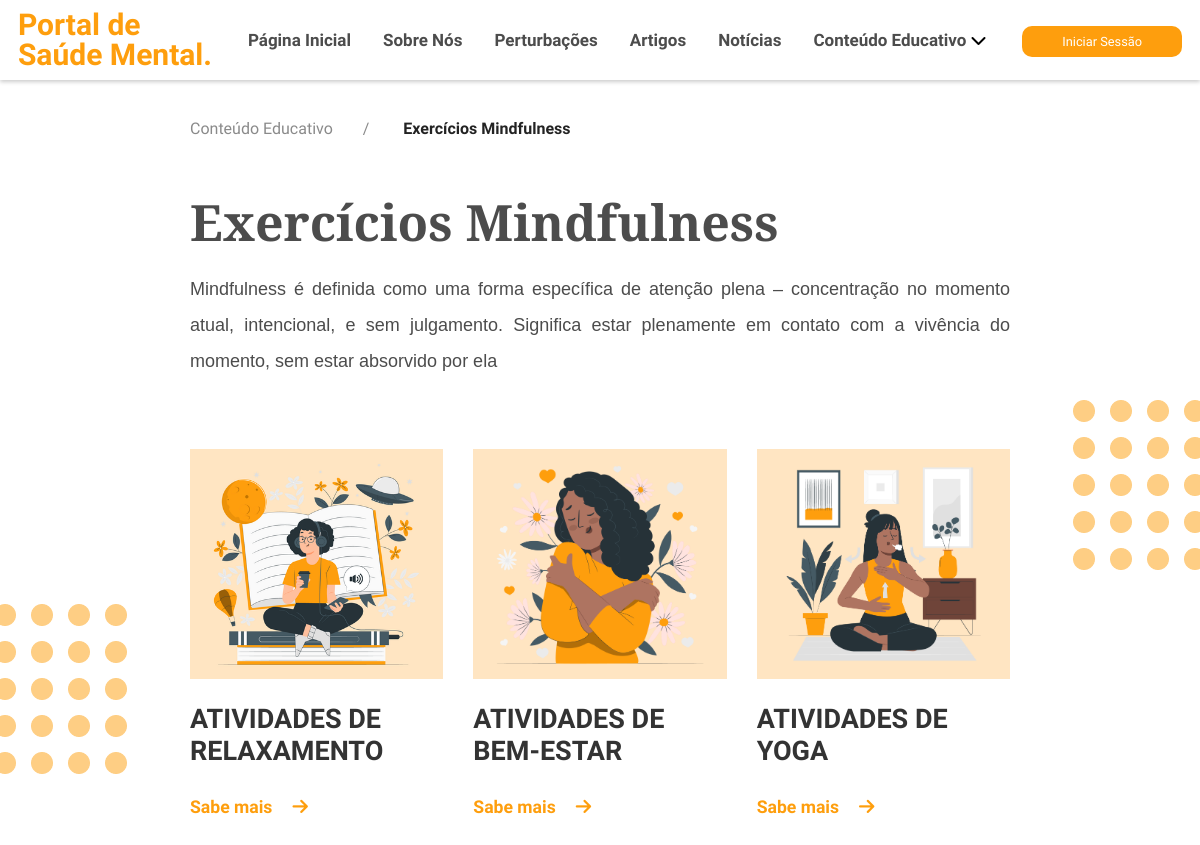
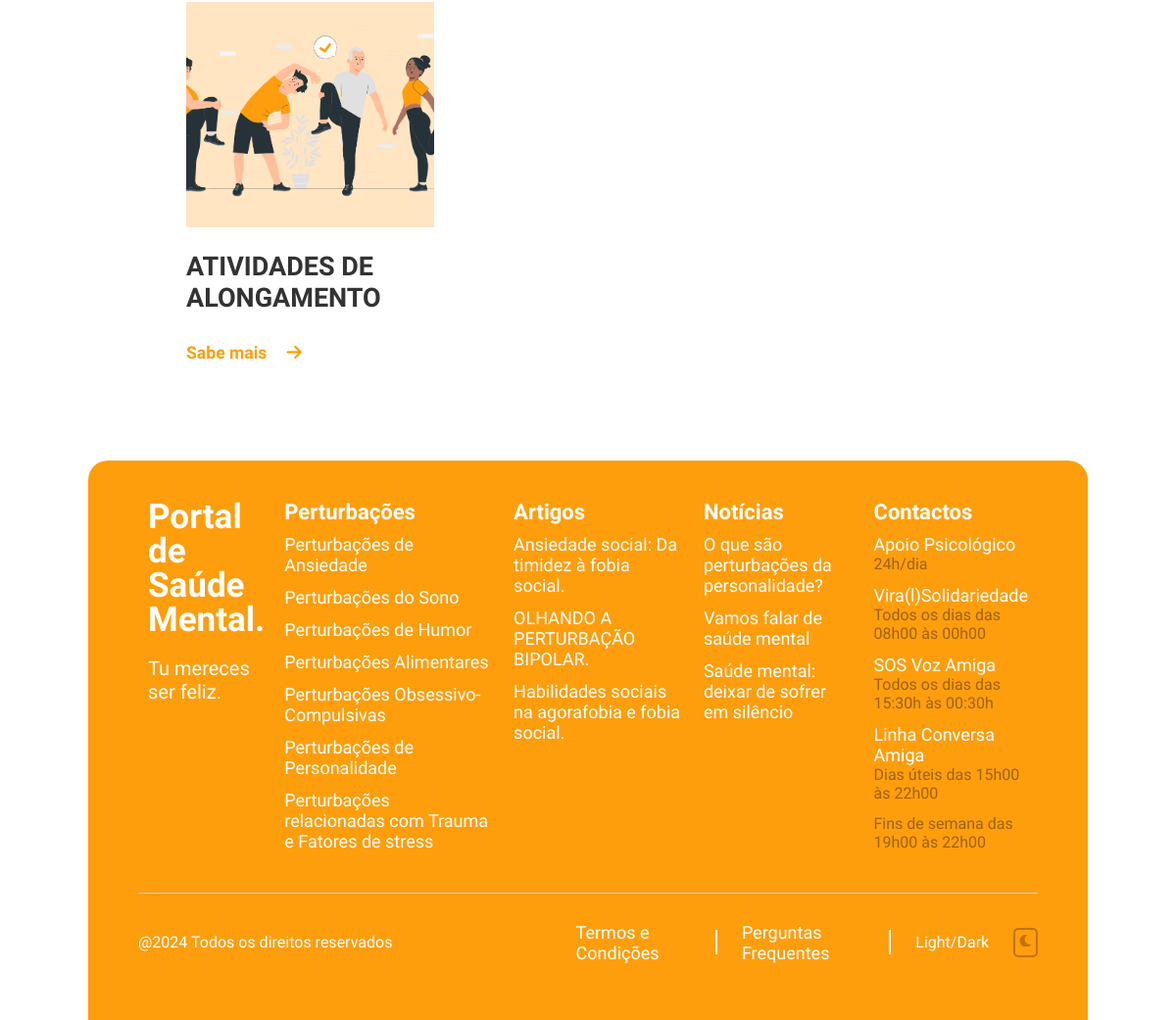
Page /conteudo-educativo/exercicios-mindfulness/index.php on the committed database (2 pictures, top to bottom).
### tables this page shows
CREATE TABLE `exercicios_mindfulness` (
  `exercicios_mindfulness_id` int(11) NOT NULL,
  `nome` varchar(1000) NOT NULL,
  `banner` mediumtext NOT NULL,
  `definicao` varchar(1000) NOT NULL
);

CREATE TABLE `perturbacoes` (
  `perturbacoes_id` int(11) NOT NULL,
  `nome` varchar(255) NOT NULL,
  `texto` mediumtext NOT NULL,
  `img_perturbacao` mediumtext DEFAULT NULL,
  `img_perturbacao_circ` mediumtext DEFAULT NULL,
  `banner_perturbacao` mediumtext NOT NULL,
  `fonte` varchar(1000) NOT NULL
);

CREATE TABLE `artigos` (
  `artigo_id` int(11) NOT NULL,
  `juncao_perturbacoes_id` int(11) DEFAULT NULL,
  `titulo` varchar(1000) NOT NULL,
  `data_publicacao` mediumtext NOT NULL,
  `autor` mediumtext NOT NULL,
  `img_artigo` mediumtext NOT NULL,
  `fonte` varchar(1000) NOT NULL
);

CREATE TABLE `noticias` (
  `noticias_id` int(11) NOT NULL,
  `titulo` varchar(1000) NOT NULL,
  `data_publicacao` date NOT NULL,
  `autor` varchar(1000) NOT NULL,
  `img_noticia` mediumtext NOT NULL,
  `conteudo_texto` varchar(1000) NOT NULL,
  `fonte` varchar(1000) NOT NULL
);

### conteudo-educativo/exercicios-mindfulness/index.php (the view, shortened to what this page needs)
<?php
include '../../includes/header.php';
require_once ("../../conn/conn.php");
?>
<body>
    <header>
        <div class="navbar">
            <div class="logo">Portal de <br> Saúde Mental.</div>
            <ul class="links">
                <li><a href="../../paginainicial">Página Inicial</a></li>
                <li><a href="../../sobre-nos">Sobre Nós</a></li>
                <li><a href="../../perturbacoes">Perturbações</a></li>
                <li><a href="../../artigos">Artigos</a></li>
                <li><a href="../../noticias">Notícias</a></li>
                <li><a href="..">Conteúdo Educativo</a>
                    <i class="fas fa-chevron-down"></i>
                </li>
            </ul>
            <?php if (!empty($_SESSION['id_utilizador'])): ?>
                <li class="dropdown-container">
                    <div class="profile-dropdown">
                        <img class="img-profile rounded-circle" src="../../areacliente/registo/imgs/<?php if (!empty($row["img_perfil"])) {
                            echo $row["img_perfil"];
                        } else {
                            echo "teste.jpeg";
                        } ?>" alt="Imagem de Perfil">
                        <i class="fas fa-chevron-down" style="margin-right: 20px;"></i>
                        <ul class="dropdown-p">
                            <li><a href="../../perfil/">Perfil</a></li>
                            <!--<li><a href="#">Termos e Condições</a></li>
                            <li><a href="#">Definições</a></li>-->
                        </ul>
                    </div>
                    <a class="btn" onclick="logout()">Terminar Sessão</a>
                </li>
            <?php else: ?>
                <li><a class="btn" href="../../areacliente/login/">Iniciar Sessão</a></li>
            <?php endif ?>
        </div>
    </header>
    <ol role="list">
        <li class="list">
            <div class="items">
                <a href=".." class="text-sm">
                    Conteúdo Educativo</a>
                <span class="separator">/</span>
            </div>
        </li>
        <li class="list">
            <div class="items-current">
                <div class="text-sm" aria-current=page>
                    Exercícios Mindfulness
                </div>
            </div>
        </li>
    </ol>
    <div class="heading">
        <h1>
            Exercícios Mindfulness
        </h1>
        <p>Mindfulness é definida como uma forma específica de atenção plena – concentração no momento atual,
            intencional, e sem julgamento. Significa estar plenamente em contato com a vivência do momento, sem estar
            absorvido por ela</p>
    </div>
    <div class="background1">
        <img src="../imgs/imgs-backgrounds/background2.png" alt="banner background" />
    </div>
    <div class="background2">
        <img src="../imgs/imgs-backgrounds/background2.png" alt="banner background" />
    </div>
    <section class="perturbacoes" id="perturbacoes">
        <div class="card-container">
            <?php
            $query = "SELECT nome, banner FROM exercicios_mindfulness";
            $query_run = mysqli_query($conn, $query);
            if (mysqli_num_rows($query_run) > 0) {
                while ($row = mysqli_fetch_assoc($query_run)) {
                    ?>
                    <?php
                    $nome_codificado = urlencode($row["nome"]);
                    ?>
                    <div class="card">
                        <a href="atividade/?nome=<?php echo $nome_codificado; ?>">
                            <img src="../../admin/inserir/imgs/exercicios-mindfulness/banners/<?php if (!empty($row["banner"])) {
                                echo $row["banner"];
                            } else {
                                echo "teste.jpeg";
                            } ?>" alt="Exercícios Mindfulness banner">
                        </a>
                        <h1>
                            <?php echo $row['nome']; ?>
                        </h1>
                        <a href="relaxamento" class="first-button">
                            Sabe mais<i class="fas fa-arrow-right"></i>
                        </a>
                    </div>
                    <?php
                }
            }
            ?>
        </div>
    </section>
    <footer>
        <div class="footer-row">
            <div class="footer-col">
                <h1>Portal de <br> Saúde Mental.</h1>
                <p>Tu mereces ser feliz.</p>
            </div>
            <?php
            $query = "SELECT nome, img_perturbacao FROM perturbacoes";
            $result = mysqli_query($conn, $query);
            if ($result && mysqli_num_rows($result) > 0) {
                ?>
                <div class="footer-col">
                    <h3>Perturbações</h3>
                    <?php
                    while ($row = mysqli_fetch_assoc($result)) {
                        ?>
                        <ul>
                            <?php
                            $nome_codificado = urlencode($row["nome"]);
                            ?>
                            <li><a
                                    href="../../perturbacoes/grupo-perturbacoes/?nome=<?php echo $nome_codificado; ?>"><?php echo $row["nome"] ?></a>
                            </li>
                        </ul>
                        <?php
                    }
                    ?>
                </div>
                <?php
            }
            ?>
            <?php
            $query = "SELECT titulo FROM artigos LIMIT 3";
            $result = mysqli_query($conn, $query);
            if ($result && mysqli_num_rows($result) > 0) {
                ?>
                <div class="footer-col">
                    <h3>Artigos</h3>
                    <?php
                    while ($row = mysqli_fetch_assoc($result)) {
                        ?>
                        <ul>
                            <?php
                            $titulo_codificado = urlencode($row["titulo"]);
                            ?>
                            <li><a
                                    href="../../artigos/artigo/?titulo=<?php echo $titulo_codificado; ?>"><?php echo $row["titulo"] ?></a>
                            </li>
                        </ul>
                        <?php
                    }
                    ?>
                </div>
                <?php
            }
            ?>
            <?php
            $query = "SELECT titulo FROM noticias LIMIT 3";
            $result = mysqli_query($conn, $query);
            if ($result && mysqli_num_rows($result) > 0) {
                ?>
                <div class="footer-col">
                    <h3>Notícias</h3>
                    <?php
                    while ($row = mysqli_fetch_assoc($result)) {
                        ?>
                        <ul>
                            <?php
                            $titulo_codificado = urlencode($row["titulo"]);
                            ?>
                            <li><a
                                    href="../../noticias/noticia/?titulo=<?php echo $titulo_codificado; ?>"><?php echo $row["titulo"] ?></a>
                            </li>
                        </ul>
                        <?php
                    }
                    ?>
                </div>
                <?php
            }
            ?>
            <div class="footer-col">
                <h3>Contactos</h3>
                <ul>
                    <li><a href="https://www.sns24.gov.pt/servico/aconselhamento-psicologico-no-sns-24/#" target="_blank">Apoio Psicológico</a>
                        <ul>
                            <li>24h/dia</li>
                        </ul>
                    </li>
                </ul>
                <ul>
                    <li><a href="https://www.instagram.com/p/CK665-vMKhw/" target="_blank">Vira(l)Solidariedade</a>
                        <ul>
                            <li>Todos os dias das 08h00 às 00h00</li>
                        </ul>
                    </li>
                </ul>
                <ul>
                    <li><a href="https://www.sosvozamiga.org/pt/contactos/" target="_blank">SOS Voz Amiga</a>
                        <ul>
                            <li>Todos os dias das 15:30h às 00:30h</li>
                        </ul>
                    </li>
                </ul>
                <ul>
                    <li><a href="https://eportugal.gov.pt/servicos/pedir-apoio-psicologico-e-emocional-atraves-da-linha-conversa-amiga-" target="_blank">Linha Conversa Amiga</a>
                        <ul>
                            <li>Dias úteis das 15h00 às 22h00</li>
                            <li>Fins de semana das 19h00 às 22h00</li>
                        </ul>
                    </li>
                </ul>
            </div>
        </div>
        <hr>
        <div class="footer-links">
            <p class="copyright">@2024 Todos os direitos reservados</p>
            <div class="footer-links-2">
                <a href="../../termos-e-condicoes">Termos e Condições</a>
                <div class="vertical-hr"></div>
                <a href="../../perguntas-frequentes">Perguntas Frequentes</a>
                <div class="vertical-hr"></div>
                Light/Dark<button id="dark-mode-toggle" class="dark-mode-toggle">
                    </button>
            </div>
        </div>
    </footer>
</body>
</html>

### rows in the picture
exercicios_mindfulness: banner (picture), nome "ATIVIDADES DE RELAXAMENTO"
exercicios_mindfulness: banner (picture), nome "ATIVIDADES DE BEM-ESTAR"
exercicios_mindfulness: banner (picture), nome "ATIVIDADES DE YOGA"
exercicios_mindfulness: banner (picture), nome "ATIVIDADES DE ALONGAMENTO"
perturbacoes: nome "Perturbações de Ansiedade"
perturbacoes: nome "Perturbações do Sono"
perturbacoes: nome "Perturbações de Humor"
perturbacoes: nome "Perturbações Alimentares"
perturbacoes: nome "Perturbações Obsessivo-Compulsivas"
perturbacoes: nome "Perturbações de Personalidade"
perturbacoes: nome "Perturbações relacionadas com Trauma e Fatores de stress"
artigos: titulo "Ansiedade social: Da timidez à fobia social."
artigos: titulo "OLHANDO A PERTURBAÇÃO BIPOLAR."
artigos: titulo "Habilidades sociais na agorafobia e fobia social."
noticias: titulo "O que são perturbações da personalidade?"
noticias: titulo "Vamos falar de saúde mental"
noticias: titulo "Saúde mental: deixar de sofrer em silêncio"
